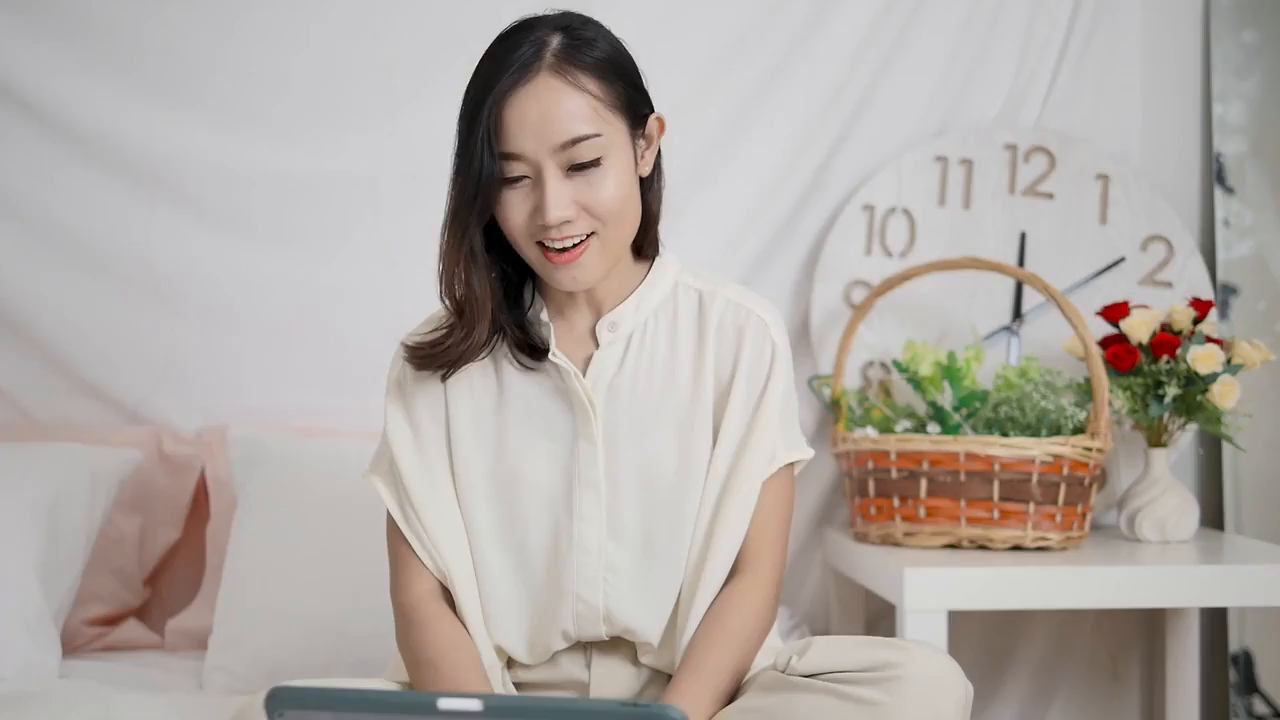
#> input picture frame 0 of task_a/input/talking.mp4, 1280 x 720 px
$ python main.py
#> lines starting #> are read from the running program, lines starting #| are printed output that depends on the picture; after the words box and inside, x2 and y2 are one past the last pixel; in counts of white or black regions, pixels touching at a corner belong together
### task_a/brightness.py
import cv2
import numpy as np

def detect_brightness(video_path):
#> called with video_path = 'input/talking.mp4'
    total_dark_pixels = 0
    total_pixels = 0

    # Open the video file and get number of frames
    video = cv2.VideoCapture(video_path)
    total_frames = int(video.get(cv2.CAP_PROP_FRAME_COUNT))

    for frame in range(0, total_frames, 30):
        # Jump to the specific frame and read it
        video.set(cv2.CAP_PROP_POS_FRAMES, frame)
        sucess, image = video.read()

        if sucess:
            # Convert the frame to grayscale and histogram
            gray_scale_frame = cv2.cvtColor(image, cv2.COLOR_BGR2GRAY)
            histogram = cv2.calcHist([gray_scale_frame], [0], None, [256], [0, 256])

            # Count pixels in dark range (0-80) and total pixels
            dark_pixels = sum(histogram[i] for i in range(0, 81))
            pixels = gray_scale_frame.shape[0] * gray_scale_frame.shape[1]

            total_dark_pixels += dark_pixels
            total_pixels += pixels
#> this loop made 16 passes
#> (dark_pixels, total_dark_pixels) on passes 1 to 8: ([51762], [51762]), ([48237], [99999]), ([48679], [148678]), ([48679], [197357]), ([41172], [238529]), ([42355], [280884]), ([43351], [324235]), ([47748], [371983])
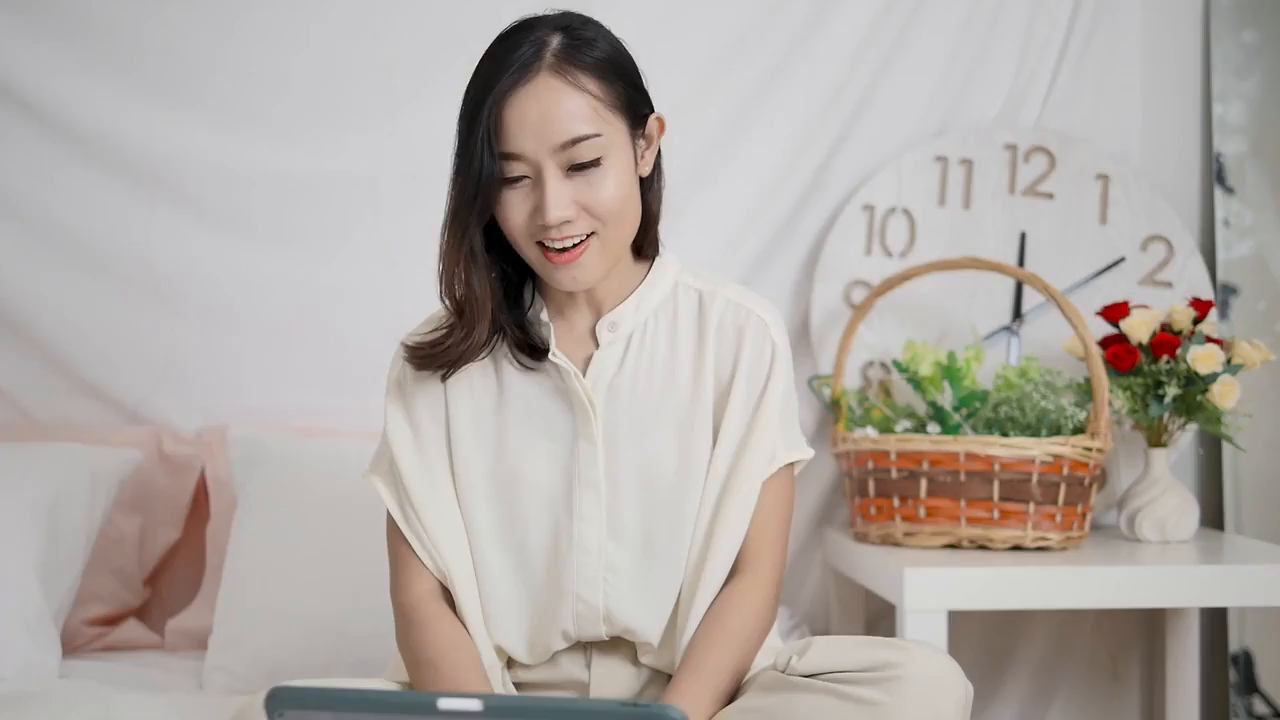
#> input picture frame 0 of task_a/input/talking.mp4, 1280 x 720 px
#> after the loop:
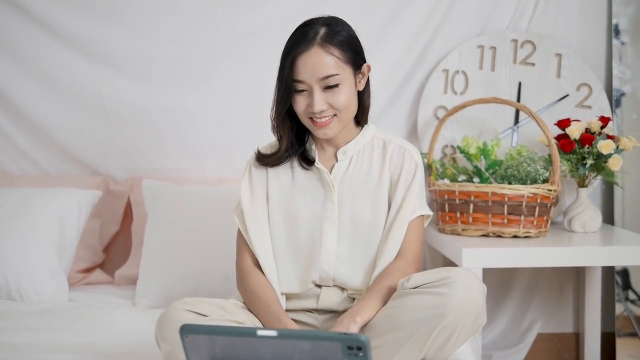
#> image: shape (720, 1280, 3) (shown at 1/2 size); mean B, G, R 164.4, 168.8, 175.6
#> after the loop, total_pixels = 14745600

    darkness_ratio = total_dark_pixels/total_pixels
#> darkness_ratio = [0.0501]
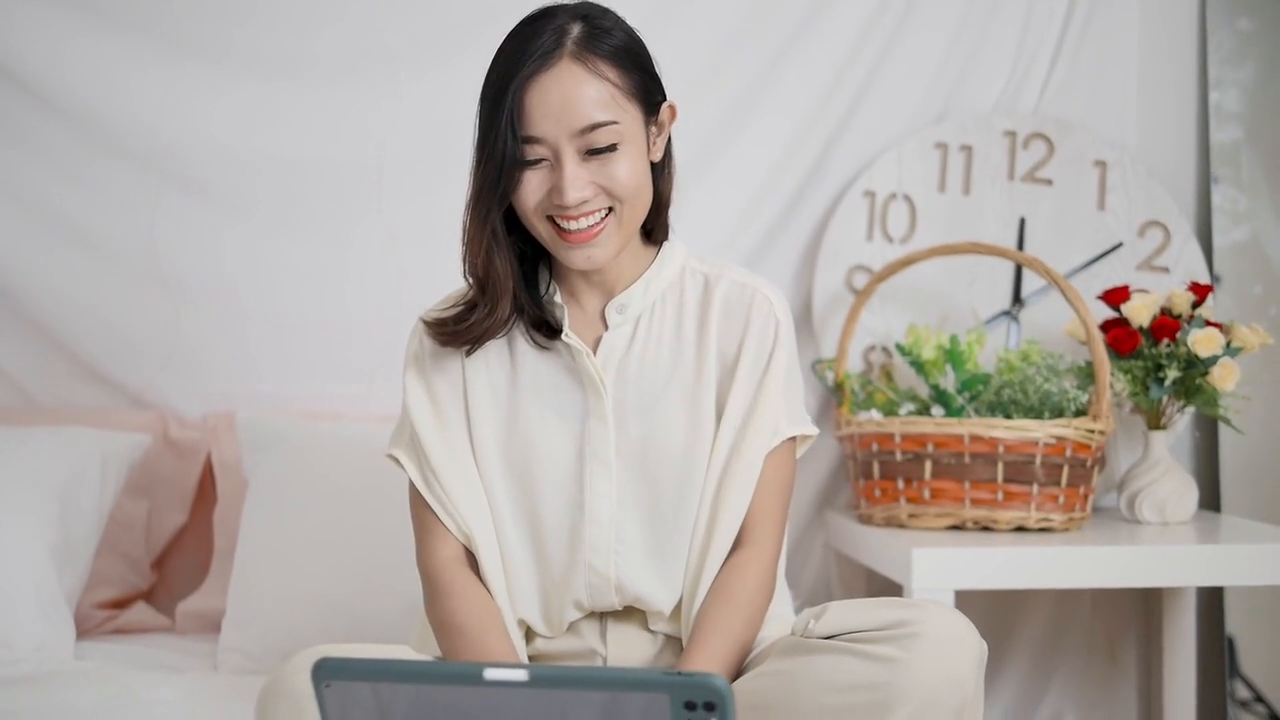
#> input picture frame 46 of task_a/input/talking.mp4, 1280 x 720 px
#> in process_video, image is the input picture: shape (720, 1280, 3); mean B, G, R 163.9, 168.5, 176

    #Returns true if video is night
    if darkness_ratio > 0.4:
        print("Video is night")
        return True
    else:
        print("Video is day")
        return False

# [7 lines left out: function adjust_brightness, not called in this run]

### task_a/face_blur.py
import cv2

#Load the face dector xml file
face_cascade = cv2.CascadeClassifier("face_detector.xml")

def blur_faces(frame):
    #load the frame as gray scale
    gray = cv2.cvtColor(frame, cv2.COLOR_BGR2GRAY)
    #equalize the histogram to perform contrast stretching
    gray = cv2.equalizeHist(gray)
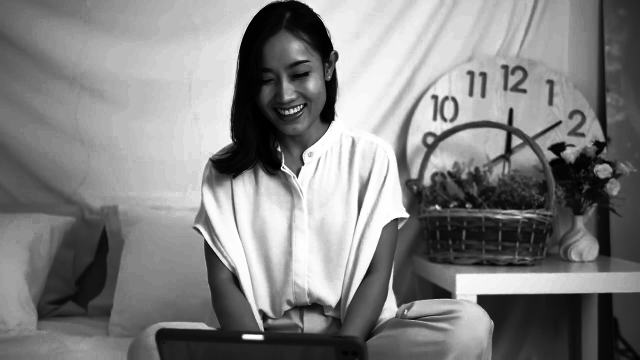
#> gray: shape (720, 1280) (shown at 1/2 size); min 0, max 255, mean 129
    #detect faces using the cascadeclassifier loaded
    faces = face_cascade.detectMultiScale(gray, scaleFactor=1.3, minNeighbors=5)
#> faces = [[473, 77, 190, 190]]

    #get the x (how far from the left of the face starts)
    #get the y (how far from the top of the face starts)
    #get the w (how wide the face is)
    #get the h (how tall the face is)
    for x, y, width, height in faces:
        #Apply GaussianBlur on the pixels the face is on with a 51,51 kernel and sigma 30
        frame[y : y + height, x : x + width] = cv2.GaussianBlur(frame[y : y + height, x : x + width], (51, 51), 30)
#> this loop made 1 pass
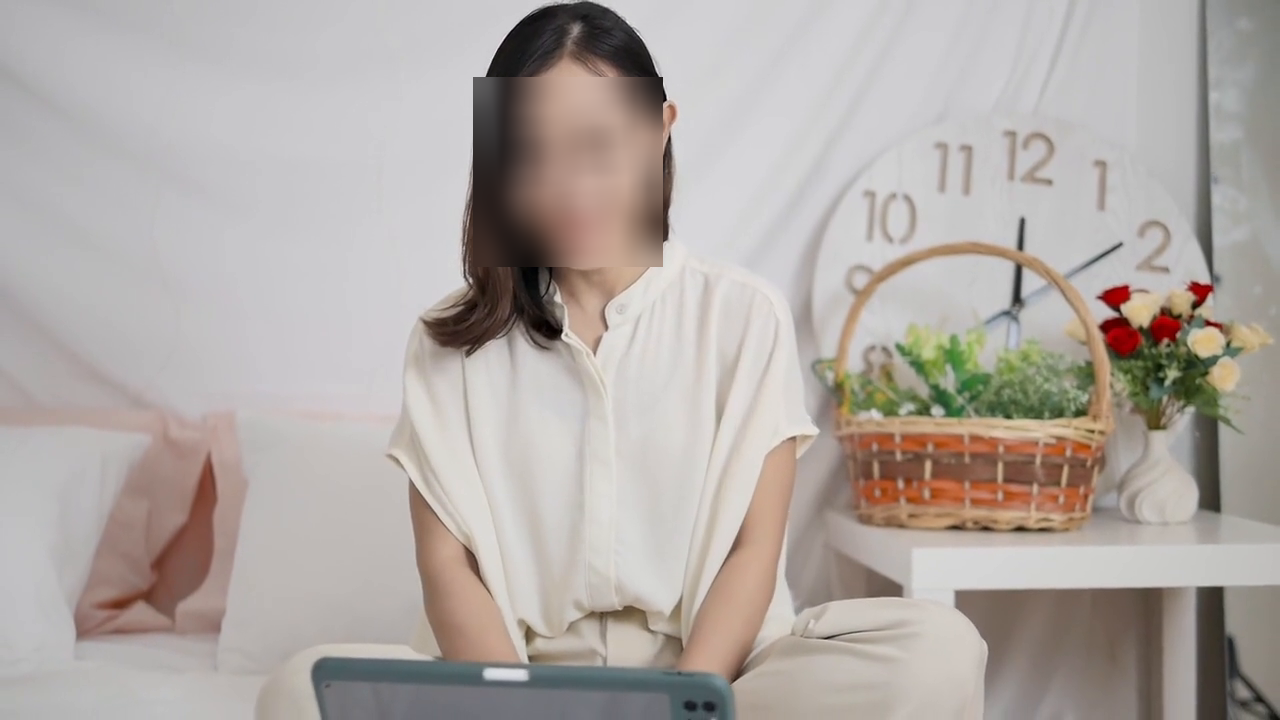
#> frame: shape (720, 1280, 3); 3.92% of pixels changed, all inside (x1, y1, x2, y2) = (473, 77, 663, 267)
    return frame

### task_a/overlay.py
import cv2

# [9 lines left out: function overlay_talking, not called in this run]


def add_watermark(frame, watermark, x, y, alpha=0.5):
    #get the height and width of the watermark
#> (the run stopped early here; a loop or call above may not have finished)

$ run again, starting later in the video
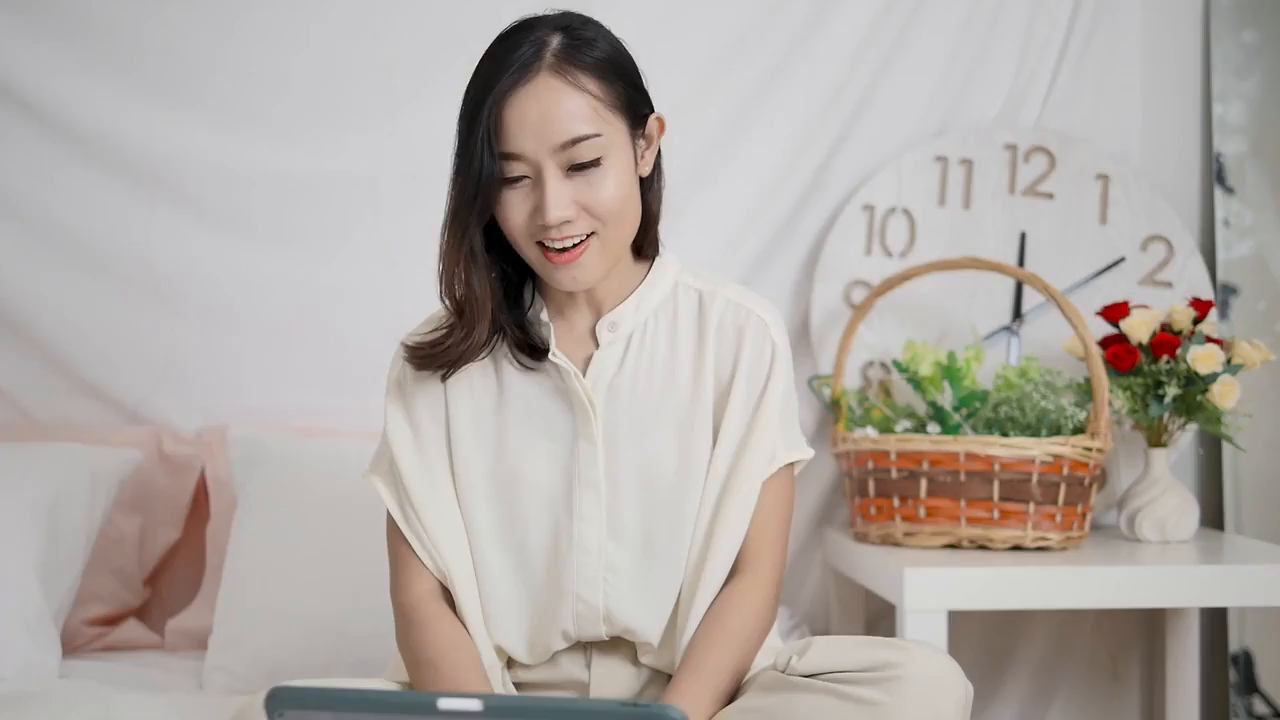
#> input picture frame 0 of task_a/input/talking.mp4, 1280 x 720 px
#> the loop in detect_brightness, `for frame in range(0, total_frames, 30):` made 16 passes
#> (dark_pixels, total_dark_pixels) on passes 1 to 8: ([51762], [51762]), ([48237], [99999]), ([48679], [148678]), ([48679], [197357]), ([41172], [238529]), ([42355], [280884]), ([43351], [324235]), ([47748], [371983])
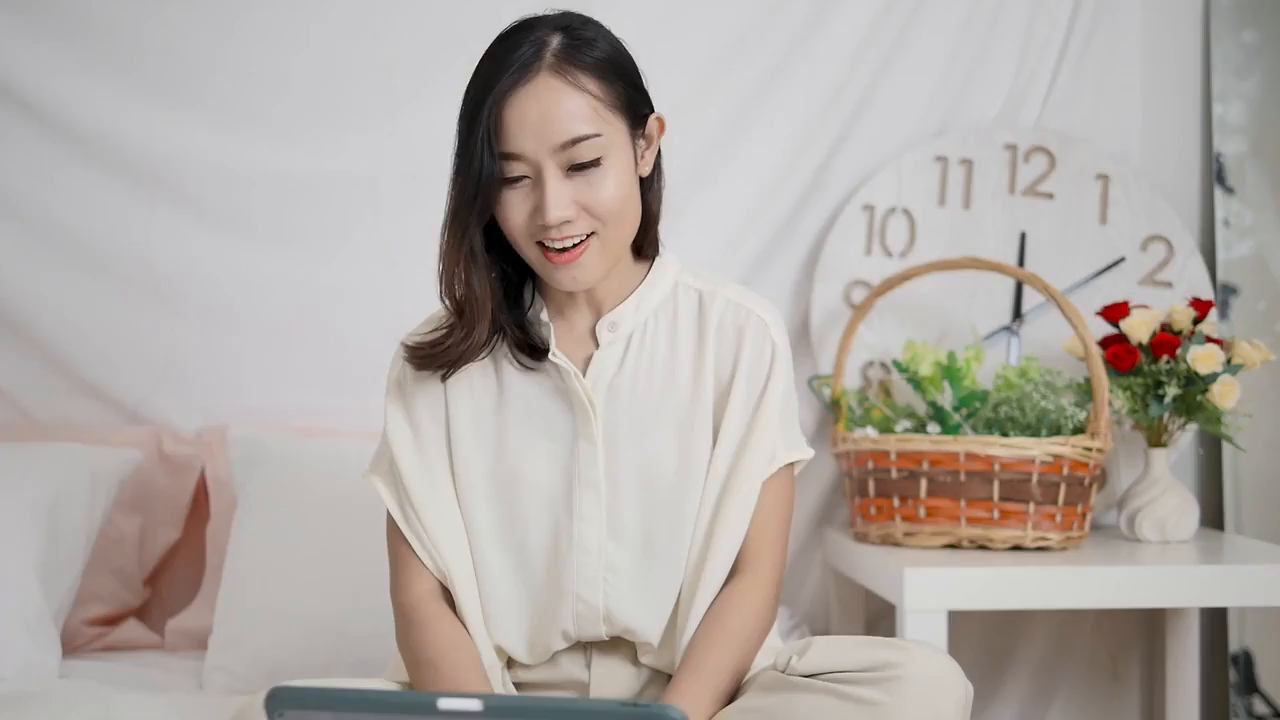
#> input picture frame 0 of task_a/input/talking.mp4, 1280 x 720 px
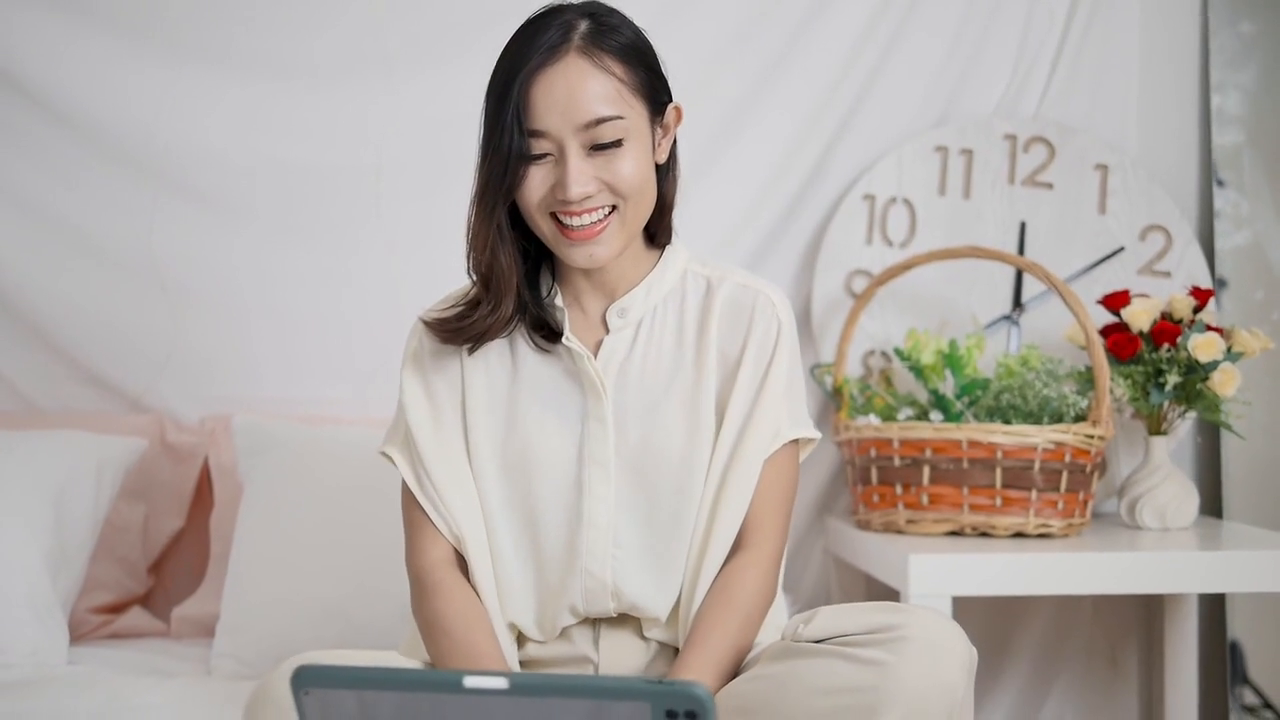
#> input picture frame 30 of task_a/input/talking.mp4, 1280 x 720 px
#> after the loop in detect_brightness, `for frame in range(0, total_frames, 30):`: total_pixels = 14745600
#> darkness_ratio = [0.0501]
#> faces = [[488, 73, 209, 209]]
#> the loop in blur_faces, `for x, y, width, height in faces:` made 1 pass
#> after the loop in blur_faces, `for x, y, width, height in faces:`:
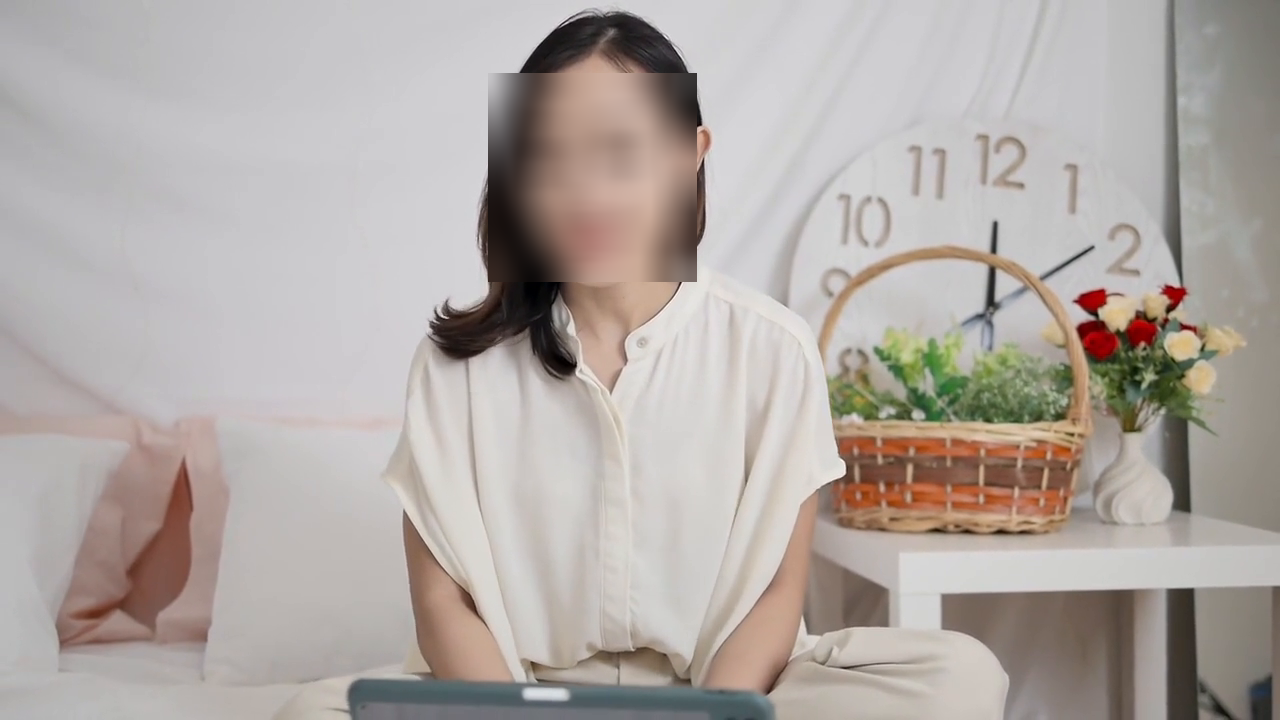
#> frame: shape (720, 1280, 3); mean B, G, R 164.2, 168.7, 176.4
